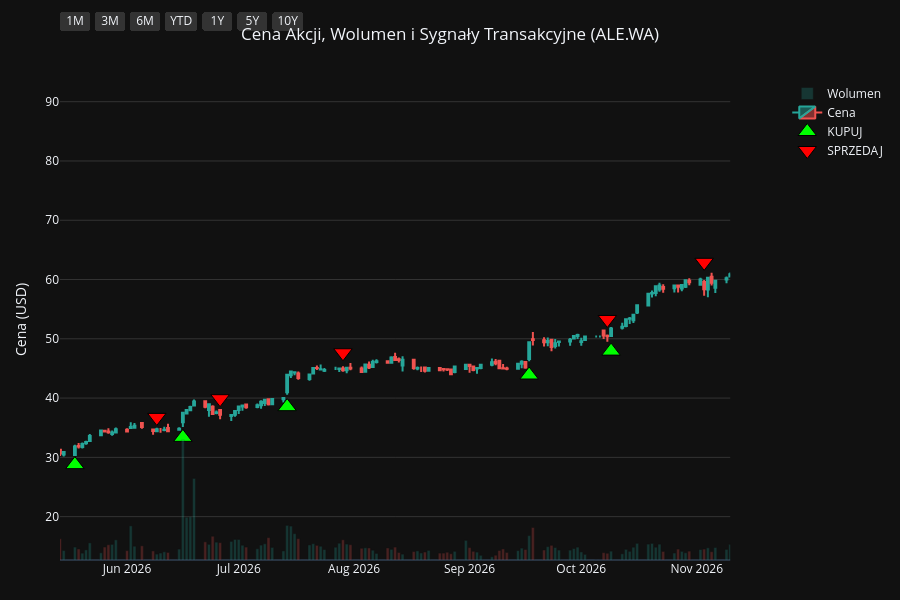
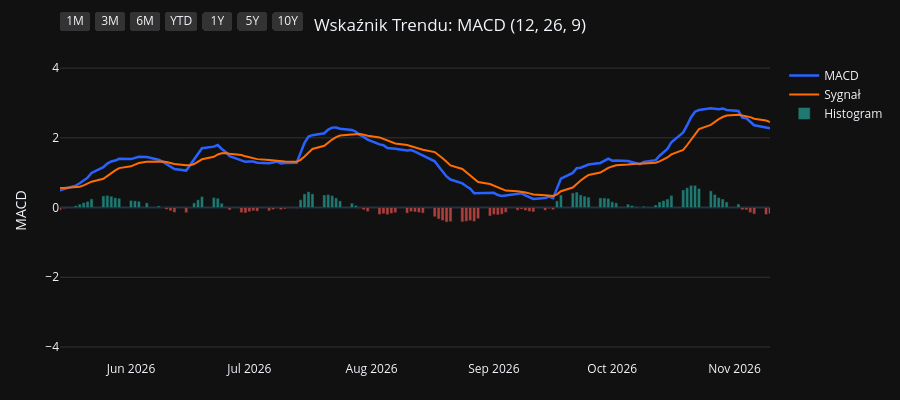
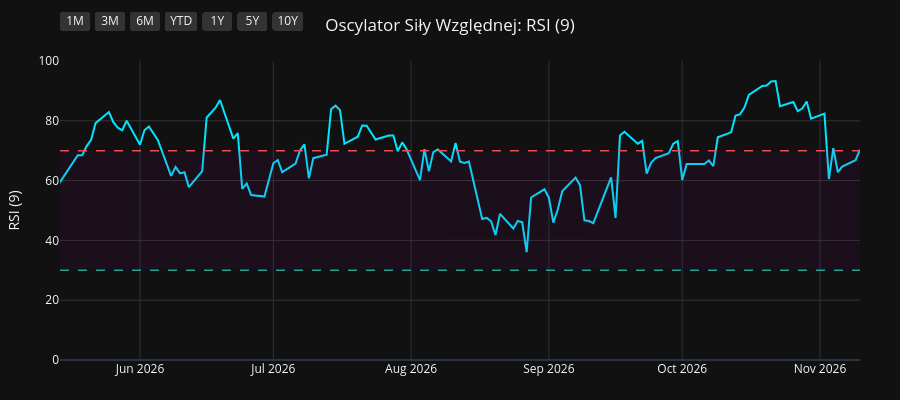
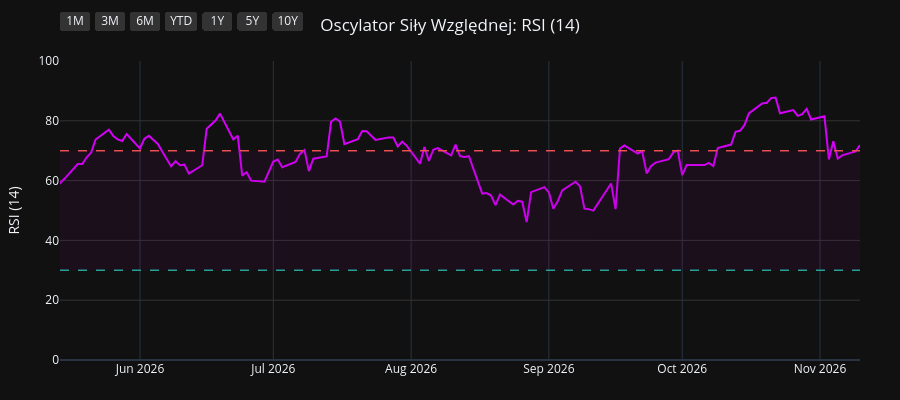

Write notebook code for charts like these, in order.
### Code cell
import os
import yfinance as yf
import pandas as pd
import pandas_ta as ta
import plotly.graph_objects as go
from plotly.subplots import make_subplots

# 1. Pobranie i przygotowanie danych
symbol = os.environ.get("STOCK_TICKER", "").strip().upper()
if not symbol:
    raise RuntimeError("Set STOCK_TICKER before running price_extractor.ipynb")
df = yf.Ticker(symbol).history(period="10y")
df.index = df.index.tz_localize(None)

# Wskaźniki i sygnały
df.ta.macd(fast=12, slow=26, signal=9, append=True)
df.ta.rsi(length=9, append=True)
df.ta.rsi(length=14, append=True)
df.ta.rsi(length=21, append=True)
df.dropna(inplace=True)

macd = df['MACD_12_26_9']
signal = df['MACDs_12_26_9']
wczorajszy_macd = macd.shift(1)
wczorajszy_signal = signal.shift(1)

df['Decyzja'] = 'BRAK'
df.loc[(macd > signal) & (wczorajszy_macd <= wczorajszy_signal), 'Decyzja'] = 'KUPUJ'
df.loc[(macd < signal) & (wczorajszy_macd >= wczorajszy_signal), 'Decyzja'] = 'SPRZEDAJ'

df_kupuj = df[df['Decyzja'] == 'KUPUJ']
df_sprzedaj = df[df['Decyzja'] == 'SPRZEDAJ']
df_dywidendy = df[df['Dividends'] > 0]
df_splity = df[df['Stock Splits'] > 0]

# Wspólna konfiguracja osi X
konfiguracja_osi_x = dict(
    type="date",
    showspikes=True, spikemode="across", spikesnap="cursor", spikedash="dot", spikecolor="#ffffff", spikethickness=1, hoverformat="%Y-%m-%d",
    rangeselector=dict(
        buttons=list([
            dict(count=1, label="1M", step="month", stepmode="backward"),
            dict(count=3, label="3M", step="month", stepmode="backward"),
            dict(count=6, label="6M", step="month", stepmode="backward"),
            dict(count=1, label="YTD", step="year", stepmode="todate"),
            dict(count=1, label="1Y", step="year", stepmode="backward"),
            dict(count=5, label="5Y", step="year", stepmode="backward"),
            dict(step="all", label="10Y")
        ]),
        bgcolor="#333333", activecolor="#2962ff", x=0, y=1.1
    )
)

# ==========================================
# WYKRES 1: CENA + WOLUMEN + SYGNAŁY
# ==========================================
fig1 = make_subplots(specs=[[{"secondary_y": True}]])

kolory_wolumenu = ['#26a69a' if row['Close'] >= row['Open'] else '#ef5350' for index, row in df.iterrows()]
fig1.add_trace(go.Bar(x=df.index, y=df['Volume'], marker_color=kolory_wolumenu, opacity=0.25, name='Wolumen'), secondary_y=True)
fig1.add_trace(go.Candlestick(x=df.index, open=df['Open'], high=df['High'], low=df['Low'], close=df['Close'], name='Cena', increasing_line_color='#26a69a', decreasing_line_color='#ef5350'), secondary_y=False)
fig1.add_trace(go.Scatter(x=df_kupuj.index, y=df_kupuj['Low'] * 0.95, customdata=df_kupuj[['Low', 'High']], mode='markers', marker=dict(symbol='triangle-up', size=16, color='#00ff00', line=dict(width=1, color='black')), name='KUPUJ', hovertemplate='KUPUJ<br>Najniższa: %{customdata[0]:.2f}<br>Najwyższa: %{customdata[1]:.2f}<extra></extra>'), secondary_y=False)
fig1.add_trace(go.Scatter(x=df_sprzedaj.index, y=df_sprzedaj['High'] * 1.05, customdata=df_sprzedaj[['Low', 'High']], mode='markers', marker=dict(symbol='triangle-down', size=16, color='#ff0000', line=dict(width=1, color='black')), name='SPRZEDAJ', hovertemplate='SPRZEDAJ<br>Najniższa: %{customdata[0]:.2f}<br>Najwyższa: %{customdata[1]:.2f}<extra></extra>'), secondary_y=False)

if not df_dywidendy.empty:
    fig1.add_trace(go.Scatter(x=df_dywidendy.index, y=df_dywidendy['Low'] * 0.90, mode='markers+text', marker=dict(symbol='circle', size=12, color='#29b6f6', line=dict(width=1, color='white')), text=df_dywidendy['Dividends'].apply(lambda x: f"{x}$"), textposition="bottom center", name='Dywidenda', showlegend=False, hovertemplate='Dywidenda: %{text}<extra></extra>', textfont=dict(color="#29b6f6")), secondary_y=False)
if not df_splity.empty:
                    fig1.add_trace(go.Scatter(x=df_splity.index, y=df_splity['High'], mode='markers+text', marker=dict(symbol='star', size=16, color='#ffee58', line=dict(width=1, color='black')), text=df_splity['Stock Splits'].apply(lambda x: f"{x:g}:1" if x >= 1 else f"1:{1 / x:g}"), textposition="top center", name='Split', hovertemplate='%{text}<extra></extra>', textfont=dict(color="#ffee58")), secondary_y=False)

fig1.update_layout(title=dict(text=f"Cena Akcji, Wolumen i Sygnały Transakcyjne ({symbol})", x=0.5, xanchor='center'), dragmode='pan', xaxis_rangeslider_visible=False, template='plotly_dark', height=600, hovermode='x unified', margin=dict(l=60, r=40, t=60, b=40))
fig1.update_xaxes(**konfiguracja_osi_x)
fig1.update_xaxes(range=[df.index.max() - pd.Timedelta(days=180), df.index.max()])
fig1.update_yaxes(title_text="Cena (USD)", secondary_y=False, gridcolor='#333333')
fig1.update_yaxes(range=[0, df['Volume'].max() * 4], showgrid=False, showticklabels=False, secondary_y=True)
fig1.show(config={'scrollZoom': True})

# ==========================================
# WYKRES 2: WSKAŹNIK MACD
# ==========================================
fig2 = go.Figure()
fig2.add_trace(go.Scatter(x=df.index, y=df['MACD_12_26_9'], line=dict(color='#2962ff', width=2.5), name='MACD'))
fig2.add_trace(go.Scatter(x=df.index, y=df['MACDs_12_26_9'], line=dict(color='#ff6d00', width=2), name='Sygnał'))
kolory_macd = ['#26a69a' if val >= 0 else '#ef5350' for val in df['MACDh_12_26_9']]
fig2.add_trace(go.Bar(x=df.index, y=df['MACDh_12_26_9'], marker_color=kolory_macd, name='Histogram', opacity=0.7))
fig2.update_layout(title=dict(text="Wskaźnik Trendu: MACD (12, 26, 9)", x=0.5, xanchor='center'), dragmode='pan', xaxis_rangeslider_visible=False, template='plotly_dark', height=400, hovermode='x unified', margin=dict(l=60, r=40, t=60, b=40))
fig2.update_xaxes(**konfiguracja_osi_x)
fig2.update_xaxes(range=[df.index.max() - pd.Timedelta(days=180), df.index.max()])
fig2.update_yaxes(title_text="MACD", gridcolor='#333333')
fig2.show(config={'scrollZoom': True})

# ==========================================
# WYKRES 3: OSCYLATOR RSI (9)
# ==========================================
fig3 = go.Figure()
fig3.add_trace(go.Scatter(x=df.index, y=df['RSI_9'], line=dict(color='#00e5ff', width=2), name='RSI (9)'))
fig3.add_hline(y=70, line_dash="dash", line_color="#ef5350", line_width=1.5)
fig3.add_hline(y=30, line_dash="dash", line_color="#26a69a", line_width=1.5)
fig3.add_hrect(y0=30, y1=70, line_width=0, fillcolor="purple", opacity=0.1)
fig3.update_layout(title=dict(text="Oscylator Siły Względnej: RSI (9)", x=0.5, xanchor='center'), dragmode='pan', xaxis_rangeslider_visible=False, template='plotly_dark', height=400, hovermode='x unified', margin=dict(l=60, r=40, t=60, b=40))
fig3.update_xaxes(**konfiguracja_osi_x)
fig3.update_xaxes(range=[df.index.max() - pd.Timedelta(days=180), df.index.max()])
fig3.update_yaxes(title_text="RSI (9)", range=[0, 100], gridcolor='#333333')
fig3.show(config={'scrollZoom': True})

# ==========================================
# WYKRES 4: OSCYLATOR RSI (14)
# ==========================================
fig4 = go.Figure()
fig4.add_trace(go.Scatter(x=df.index, y=df['RSI_14'], line=dict(color='#d500f9', width=2), name='RSI (14)'))
fig4.add_hline(y=70, line_dash="dash", line_color="#ef5350", line_width=1.5)
fig4.add_hline(y=30, line_dash="dash", line_color="#26a69a", line_width=1.5)
fig4.add_hrect(y0=30, y1=70, line_width=0, fillcolor="purple", opacity=0.1)
fig4.update_layout(title=dict(text="Oscylator Siły Względnej: RSI (14)", x=0.5, xanchor='center'), dragmode='pan', xaxis_rangeslider_visible=False, template='plotly_dark', height=400, hovermode='x unified', margin=dict(l=60, r=40, t=60, b=40))
fig4.update_xaxes(**konfiguracja_osi_x)
fig4.update_xaxes(range=[df.index.max() - pd.Timedelta(days=180), df.index.max()])
fig4.update_yaxes(title_text="RSI (14)", range=[0, 100], gridcolor='#333333')
fig4.show(config={'scrollZoom': True})

# ==========================================
# WYKRES 5: OSCYLATOR RSI (21)
# ==========================================
fig5 = go.Figure()
fig5.add_trace(go.Scatter(x=df.index, y=df['RSI_21'], line=dict(color='#64dd17', width=2), name='RSI (21)'))
fig5.add_hline(y=70, line_dash="dash", line_color="#ef5350", line_width=1.5)
fig5.add_hline(y=30, line_dash="dash", line_color="#26a69a", line_width=1.5)
fig5.add_hrect(y0=30, y1=70, line_width=0, fillcolor="purple", opacity=0.1)
fig5.update_layout(title=dict(text="Oscylator Siły Względnej: RSI (21)", x=0.5, xanchor='center'), dragmode='pan', xaxis_rangeslider_visible=False, template='plotly_dark', height=400, hovermode='x unified', margin=dict(l=60, r=40, t=60, b=40))
fig5.update_xaxes(**konfiguracja_osi_x)
fig5.update_xaxes(range=[df.index.max() - pd.Timedelta(days=180), df.index.max()])
fig5.update_yaxes(title_text="RSI (21)", range=[0, 100], gridcolor='#333333')
fig5.show(config={'scrollZoom': True})

### Figure 1 — Plotly figure (JSON) as saved in the notebook; plotly's stock layout.template omitted (floating-point values rounded to 4 significant figures; data arrays with more than 128 entries replaced by an {"elided": "..."} marker saying what was removed)
{"data": [{"marker": {"color": {"elided": "1490 str values"}}, "name": "Wolumen", "opacity": 0.25, "type": "bar", "x": {"elided": "1490 str values"}, "xaxis": "x", "y": {"elided": "1490 int values"}, "yaxis": "y2"}, {"close": {"elided": "1490 float values"}, "decreasing": {"line": {"color": "#ef5350"}}, "high": {"elided": "1490 float values"}, "increasing": {"line": {"color": "#26a69a"}}, "low": {"elided": "1490 float values"}, "name": "Cena", "open": {"elided": "1490 float values"}, "type": "candlestick", "x": {"elided": "1490 str values"}, "xaxis": "x", "yaxis": "y"}, {"customdata": [[68.36, 70.31], [63.19, 67.46], [56.6, 57.6], [52.8, 55.98], [57.58, 59.95], [60.24, 63.08], [64.51, 65.2], [57.2, 59.88], [46.56, 50.19], [41.8, 44.15], [37.81, 39.88], [28.51, 30.3], [21.83, 23.15], [21.18, 22.59], [25.5, 27.13], [25.41, 26.44], [19.4, 20.67], [25.09, 25.9], [23.78, 25.08], [24.38, 25.81], [25.56, 27.19], [26.68, 30.25], [33.94, 35.8], [31.47, 32.12], [33.9, 35.78], [30.22, 32.9], [28.47, 29.43], [29.9, 30.55], [30.41, 31.57], [30.79, 33.51], [31.67, 33.04], [35.15, 35.88], [34.78, 35.45], [37.87, 38.79], [34.79, 35.6], [28.8, 29.65], [27.2, 28.24], [25.85, 27.12], [29.84, 32.97], [31.73, 33.18], [34.55, 35.38], [34.08, 35.0], [36.83, 37.98], [35.1, 36.42], [33.5, 34.03], [30.95, 31.5], [29.16, 30.2], [27.63, 28.25], [25.87, 26.55], [30.05, 31.48], [30.29, 32.14], [35.13, 37.68], [40.58, 43.98], [46.21, 49.46], [50.45, 52.0]], "hovertemplate": "KUPUJ<br>Najniższa: %{customdata[0]:.2f}<br>Najwyższa: %{customdata[1]:.2f}<extra></extra>", "marker": {"color": "#00ff00", "line": {"color": "black", "width": 1}, "size": 16, "symbol": "triangle-up"}, "mode": "markers", "name": "KUPUJ", "type": "scatter", "x": ["2021-02-15T00:00:00", "2021-03-02T00:00:00", "2021-04-06T00:00:00", "2021-05-17T00:00:00", "2021-06-16T00:00:00", "2021-06-24T00:00:00", "2021-08-23T00:00:00", "2021-10-11T00:00:00", "2021-11-05T00:00:00", "2021-11-16T00:00:00", "2021-12-09T00:00:00", "2022-03-10T00:00:00", "2022-05-13T00:00:00", "2022-06-21T00:00:00", "2022-08-09T00:00:00", "2022-09-12T00:00:00", "2022-10-19T00:00:00", "2022-11-25T00:00:00", "2022-12-12T00:00:00", "2022-12-21T00:00:00", "2023-01-03T00:00:00", "2023-03-30T00:00:00", "2023-05-11T00:00:00", "2023-07-10T00:00:00", "2023-08-10T00:00:00", "2023-09-28T00:00:00", "2023-10-24T00:00:00", "2023-12-06T00:00:00", "2024-02-02T00:00:00", "2024-03-15T00:00:00", "2024-04-18T00:00:00", "2024-07-29T00:00:00", "2024-08-07T00:00:00", "2024-09-17T00:00:00", "2024-10-14T00:00:00", "2024-12-03T00:00:00", "2025-01-02T00:00:00", "2025-01-17T00:00:00", "2025-03-13T00:00:00", "2025-04-23T00:00:00", "2025-05-29T00:00:00", "2025-06-30T00:00:00", "2025-08-08T00:00:00", "2025-09-29T00:00:00", "2025-10-20T00:00:00", "2025-12-10T00:00:00", "2026-02-12T00:00:00", "2026-03-09T00:00:00", "2026-03-31T00:00:00", "2026-05-06T00:00:00", "2026-05-18T00:00:00", "2026-06-16T00:00:00", "2026-07-14T00:00:00", "2026-09-17T00:00:00", "2026-10-09T00:00:00"], "xaxis": "x", "y": [64.94, 60.03, 53.77, 50.16, 54.7, 57.23, 61.28, 54.34, 44.23, 39.71, 35.92, 27.08, 20.74, 20.12, 24.22, 24.14, 18.43, 23.84, 22.59, 23.16, 24.28, 25.35, 32.24, 29.9, 32.21, 28.71, 27.05, 28.4, 28.89, 29.25, 30.09, 33.39, 33.04, 35.97, 33.05, 27.36, 25.84, 24.56, 28.35, 30.14, 32.82, 32.38, 34.99, 33.34, 31.82, 29.4, 27.7, 26.25, 24.58, 28.55, 28.78, 33.37, 38.55, 43.89, 47.93], "yaxis": "y"}, {"customdata": [[78.35, 83.89], [64.5, 66.7], [58.1, 60.3], [51.23, 53.63], [58.56, 60.08], [57.1, 59.9], [73.0, 74.78], [64.88, 66.61], [54.5, 57.24], [40.25, 43.1], [36.06, 38.24], [38.42, 39.96], [29.92, 32.77], [20.56, 21.9], [24.43, 25.7], [26.06, 27.08], [24.0, 25.64], [23.01, 23.84], [24.08, 25.3], [24.14, 24.73], [24.31, 25.15], [29.02, 30.0], [32.25, 33.1], [33.81, 37.0], [33.62, 34.66], [34.12, 34.85], [27.82, 28.8], [29.1, 30.1], [31.31, 33.35], [31.14, 32.63], [30.79, 31.51], [38.67, 39.83], [34.2, 35.8], [36.94, 38.19], [34.65, 37.49], [29.1, 33.99], [27.31, 27.89], [26.42, 27.38], [29.1, 30.29], [30.91, 31.93], [33.08, 33.67], [33.31, 34.0], [35.38, 37.0], [37.23, 38.57], [33.78, 35.01], [33.35, 34.57], [30.22, 31.05], [27.55, 28.71], [25.92, 26.76], [29.68, 30.27], [29.8, 30.84], [34.23, 34.99], [36.43, 38.0], [44.46, 45.38], [49.49, 50.73], [57.26, 59.91]], "hovertemplate": "SPRZEDAJ<br>Najniższa: %{customdata[0]:.2f}<br>Najwyższa: %{customdata[1]:.2f}<extra></extra>", "marker": {"color": "#ff0000", "line": {"color": "black", "width": 1}, "size": 16, "symbol": "triangle-down"}, "mode": "markers", "name": "SPRZEDAJ", "type": "scatter", "x": ["2021-01-08T00:00:00", "2021-02-24T00:00:00", "2021-03-17T00:00:00", "2021-05-06T00:00:00", "2021-06-15T00:00:00", "2021-06-22T00:00:00", "2021-07-21T00:00:00", "2021-09-09T00:00:00", "2021-10-12T00:00:00", "2021-11-12T00:00:00", "2021-12-02T00:00:00", "2022-01-21T00:00:00", "2022-04-06T00:00:00", "2022-06-09T00:00:00", "2022-07-26T00:00:00", "2022-08-22T00:00:00", "2022-09-23T00:00:00", "2022-11-22T00:00:00", "2022-11-28T00:00:00", "2022-12-19T00:00:00", "2022-12-28T00:00:00", "2023-01-23T00:00:00", "2023-05-04T00:00:00", "2023-05-25T00:00:00", "2023-08-09T00:00:00", "2023-08-16T00:00:00", "2023-10-09T00:00:00", "2023-11-17T00:00:00", "2024-01-02T00:00:00", "2024-03-01T00:00:00", "2024-04-05T00:00:00", "2024-05-29T00:00:00", "2024-08-06T00:00:00", "2024-09-02T00:00:00", "2024-09-19T00:00:00", "2024-11-14T00:00:00", "2024-12-20T00:00:00", "2025-01-10T00:00:00", "2025-02-20T00:00:00", "2025-04-03T00:00:00", "2025-05-15T00:00:00", "2025-06-09T00:00:00", "2025-08-01T00:00:00", "2025-08-27T00:00:00", "2025-10-06T00:00:00", "2025-11-17T00:00:00", "2026-01-20T00:00:00", "2026-02-20T00:00:00", "2026-03-20T00:00:00", "2026-05-05T00:00:00", "2026-05-08T00:00:00", "2026-06-09T00:00:00", "2026-06-26T00:00:00", "2026-07-29T00:00:00", "2026-10-08T00:00:00", "2026-11-03T00:00:00"], "xaxis": "x", "y": [88.08, 70.03, 63.31, 56.31, 63.08, 62.9, 78.52, 69.94, 60.1, 45.25, 40.16, 41.96, 34.41, 22.99, 26.99, 28.43, 26.92, 25.03, 26.56, 25.97, 26.41, 31.5, 34.75, 38.85, 36.39, 36.59, 30.24, 31.61, 35.02, 34.27, 33.09, 41.82, 37.59, 40.09, 39.36, 35.69, 29.28, 28.74, 31.8, 33.53, 35.35, 35.7, 38.85, 40.5, 36.77, 36.3, 32.6, 30.15, 28.1, 31.78, 32.38, 36.74, 39.9, 47.65, 53.27, 62.91], "yaxis": "y"}], "layout": {"dragmode": "pan", "height": 600, "hovermode": "x unified", "margin": {"b": 40, "l": 60, "r": 40, "t": 60}, "title": {"text": "Cena Akcji, Wolumen i Sygnały Transakcyjne (ALE.WA)", "x": 0.5, "xanchor": "center"}, "xaxis": {"anchor": "y", "domain": [0.0, 0.94], "hoverformat": "%Y-%m-%d", "range": ["2026-05-14T00:00:00", "2026-11-10T00:00:00"], "rangeselector": {"activecolor": "#2962ff", "bgcolor": "#333333", "buttons": [{"count": 1, "label": "1M", "step": "month", "stepmode": "backward"}, {"count": 3, "label": "3M", "step": "month", "stepmode": "backward"}, {"count": 6, "label": "6M", "step": "month", "stepmode": "backward"}, {"count": 1, "label": "YTD", "step": "year", "stepmode": "todate"}, {"count": 1, "label": "1Y", "step": "year", "stepmode": "backward"}, {"count": 5, "label": "5Y", "step": "year", "stepmode": "backward"}, {"label": "10Y", "step": "all"}], "x": 0, "y": 1.1}, "rangeslider": {"visible": false}, "showspikes": true, "spikecolor": "#ffffff", "spikedash": "dot", "spikemode": "across", "spikesnap": "cursor", "spikethickness": 1, "type": "date"}, "yaxis": {"anchor": "x", "domain": [0.0, 1.0], "gridcolor": "#333333", "title": {"text": "Cena (USD)"}}, "yaxis2": {"anchor": "x", "overlaying": "y", "range": [0, 203716508], "showgrid": false, "showticklabels": false, "side": "right"}}}

### Figure 2 — Plotly figure (JSON) as saved in the notebook; plotly's stock layout.template omitted (floating-point values rounded to 4 significant figures; data arrays with more than 128 entries replaced by an {"elided": "..."} marker saying what was removed)
{"data": [{"line": {"color": "#2962ff", "width": 2.5}, "name": "MACD", "type": "scatter", "x": {"elided": "1490 str values"}, "y": {"elided": "1490 float values"}}, {"line": {"color": "#ff6d00", "width": 2}, "name": "Sygnał", "type": "scatter", "x": {"elided": "1490 str values"}, "y": {"elided": "1490 float values"}}, {"marker": {"color": {"elided": "1490 str values"}}, "name": "Histogram", "opacity": 0.7, "type": "bar", "x": {"elided": "1490 str values"}, "y": {"elided": "1490 float values"}}], "layout": {"dragmode": "pan", "height": 400, "hovermode": "x unified", "margin": {"b": 40, "l": 60, "r": 40, "t": 60}, "title": {"text": "Wskaźnik Trendu: MACD (12, 26, 9)", "x": 0.5, "xanchor": "center"}, "xaxis": {"hoverformat": "%Y-%m-%d", "range": ["2026-05-14T00:00:00", "2026-11-10T00:00:00"], "rangeselector": {"activecolor": "#2962ff", "bgcolor": "#333333", "buttons": [{"count": 1, "label": "1M", "step": "month", "stepmode": "backward"}, {"count": 3, "label": "3M", "step": "month", "stepmode": "backward"}, {"count": 6, "label": "6M", "step": "month", "stepmode": "backward"}, {"count": 1, "label": "YTD", "step": "year", "stepmode": "todate"}, {"count": 1, "label": "1Y", "step": "year", "stepmode": "backward"}, {"count": 5, "label": "5Y", "step": "year", "stepmode": "backward"}, {"label": "10Y", "step": "all"}], "x": 0, "y": 1.1}, "rangeslider": {"visible": false}, "showspikes": true, "spikecolor": "#ffffff", "spikedash": "dot", "spikemode": "across", "spikesnap": "cursor", "spikethickness": 1, "type": "date"}, "yaxis": {"gridcolor": "#333333", "title": {"text": "MACD"}}}}

### Figure 3 — Plotly figure (JSON) as saved in the notebook; plotly's stock layout.template omitted (floating-point values rounded to 4 significant figures; data arrays with more than 128 entries replaced by an {"elided": "..."} marker saying what was removed)
{"data": [{"line": {"color": "#00e5ff", "width": 2}, "name": "RSI (9)", "type": "scatter", "x": {"elided": "1490 str values"}, "y": {"elided": "1490 float values"}}], "layout": {"dragmode": "pan", "height": 400, "hovermode": "x unified", "margin": {"b": 40, "l": 60, "r": 40, "t": 60}, "shapes": [{"line": {"color": "#ef5350", "dash": "dash", "width": 1.5}, "type": "line", "x0": 0, "x1": 1, "xref": "x domain", "y0": 70, "y1": 70, "yref": "y"}, {"line": {"color": "#26a69a", "dash": "dash", "width": 1.5}, "type": "line", "x0": 0, "x1": 1, "xref": "x domain", "y0": 30, "y1": 30, "yref": "y"}, {"fillcolor": "purple", "line": {"width": 0}, "opacity": 0.1, "type": "rect", "x0": 0, "x1": 1, "xref": "x domain", "y0": 30, "y1": 70, "yref": "y"}], "title": {"text": "Oscylator Siły Względnej: RSI (9)", "x": 0.5, "xanchor": "center"}, "xaxis": {"hoverformat": "%Y-%m-%d", "range": ["2026-05-14T00:00:00", "2026-11-10T00:00:00"], "rangeselector": {"activecolor": "#2962ff", "bgcolor": "#333333", "buttons": [{"count": 1, "label": "1M", "step": "month", "stepmode": "backward"}, {"count": 3, "label": "3M", "step": "month", "stepmode": "backward"}, {"count": 6, "label": "6M", "step": "month", "stepmode": "backward"}, {"count": 1, "label": "YTD", "step": "year", "stepmode": "todate"}, {"count": 1, "label": "1Y", "step": "year", "stepmode": "backward"}, {"count": 5, "label": "5Y", "step": "year", "stepmode": "backward"}, {"label": "10Y", "step": "all"}], "x": 0, "y": 1.1}, "rangeslider": {"visible": false}, "showspikes": true, "spikecolor": "#ffffff", "spikedash": "dot", "spikemode": "across", "spikesnap": "cursor", "spikethickness": 1, "type": "date"}, "yaxis": {"gridcolor": "#333333", "range": [0, 100], "title": {"text": "RSI (9)"}}}}

### Figure 4 — Plotly figure (JSON) as saved in the notebook; plotly's stock layout.template omitted (floating-point values rounded to 4 significant figures; data arrays with more than 128 entries replaced by an {"elided": "..."} marker saying what was removed)
{"data": [{"line": {"color": "#d500f9", "width": 2}, "name": "RSI (14)", "type": "scatter", "x": {"elided": "1490 str values"}, "y": {"elided": "1490 float values"}}], "layout": {"dragmode": "pan", "height": 400, "hovermode": "x unified", "margin": {"b": 40, "l": 60, "r": 40, "t": 60}, "shapes": [{"line": {"color": "#ef5350", "dash": "dash", "width": 1.5}, "type": "line", "x0": 0, "x1": 1, "xref": "x domain", "y0": 70, "y1": 70, "yref": "y"}, {"line": {"color": "#26a69a", "dash": "dash", "width": 1.5}, "type": "line", "x0": 0, "x1": 1, "xref": "x domain", "y0": 30, "y1": 30, "yref": "y"}, {"fillcolor": "purple", "line": {"width": 0}, "opacity": 0.1, "type": "rect", "x0": 0, "x1": 1, "xref": "x domain", "y0": 30, "y1": 70, "yref": "y"}], "title": {"text": "Oscylator Siły Względnej: RSI (14)", "x": 0.5, "xanchor": "center"}, "xaxis": {"hoverformat": "%Y-%m-%d", "range": ["2026-05-14T00:00:00", "2026-11-10T00:00:00"], "rangeselector": {"activecolor": "#2962ff", "bgcolor": "#333333", "buttons": [{"count": 1, "label": "1M", "step": "month", "stepmode": "backward"}, {"count": 3, "label": "3M", "step": "month", "stepmode": "backward"}, {"count": 6, "label": "6M", "step": "month", "stepmode": "backward"}, {"count": 1, "label": "YTD", "step": "year", "stepmode": "todate"}, {"count": 1, "label": "1Y", "step": "year", "stepmode": "backward"}, {"count": 5, "label": "5Y", "step": "year", "stepmode": "backward"}, {"label": "10Y", "step": "all"}], "x": 0, "y": 1.1}, "rangeslider": {"visible": false}, "showspikes": true, "spikecolor": "#ffffff", "spikedash": "dot", "spikemode": "across", "spikesnap": "cursor", "spikethickness": 1, "type": "date"}, "yaxis": {"gridcolor": "#333333", "range": [0, 100], "title": {"text": "RSI (14)"}}}}
